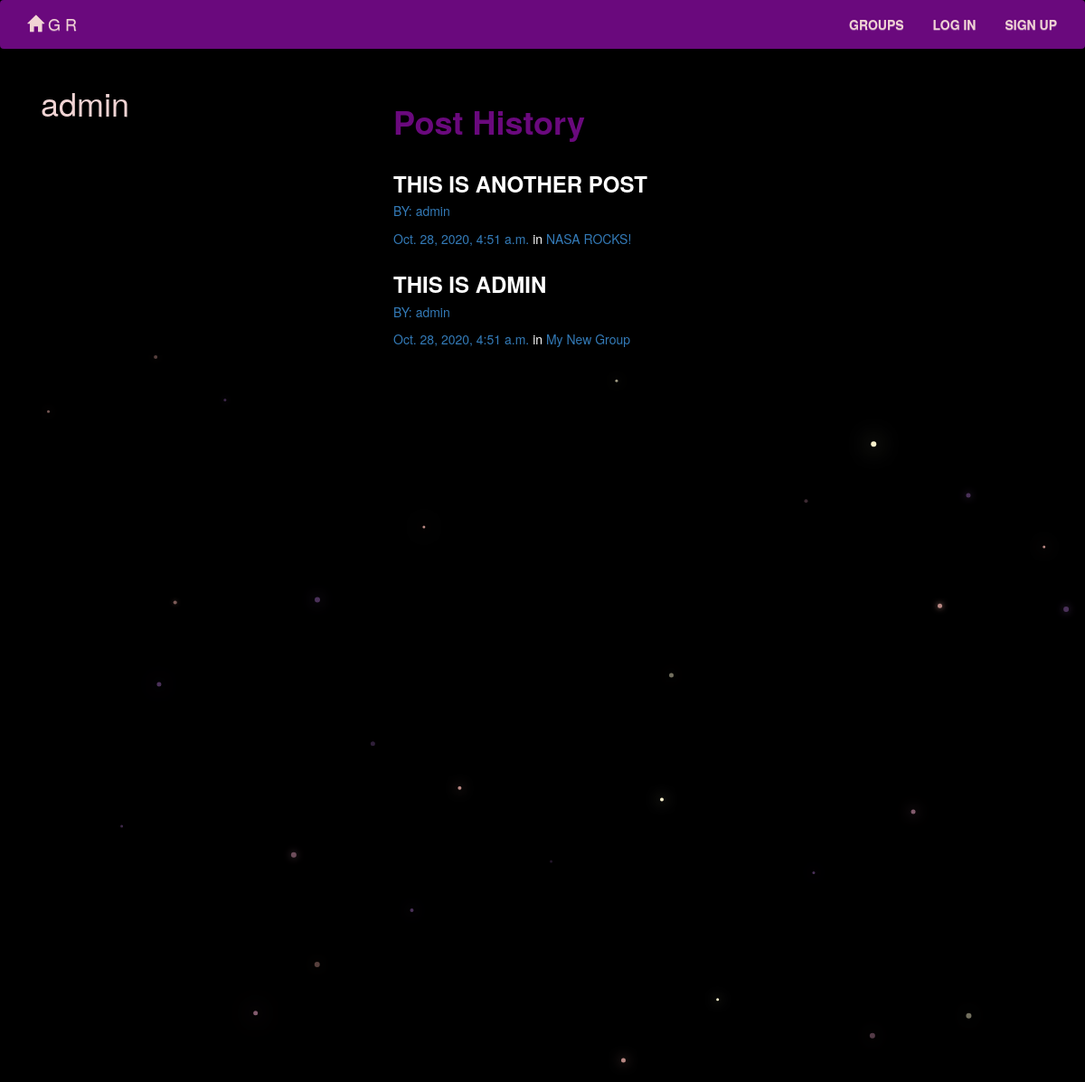
Before: /posts/by/admin/ with the older database file.
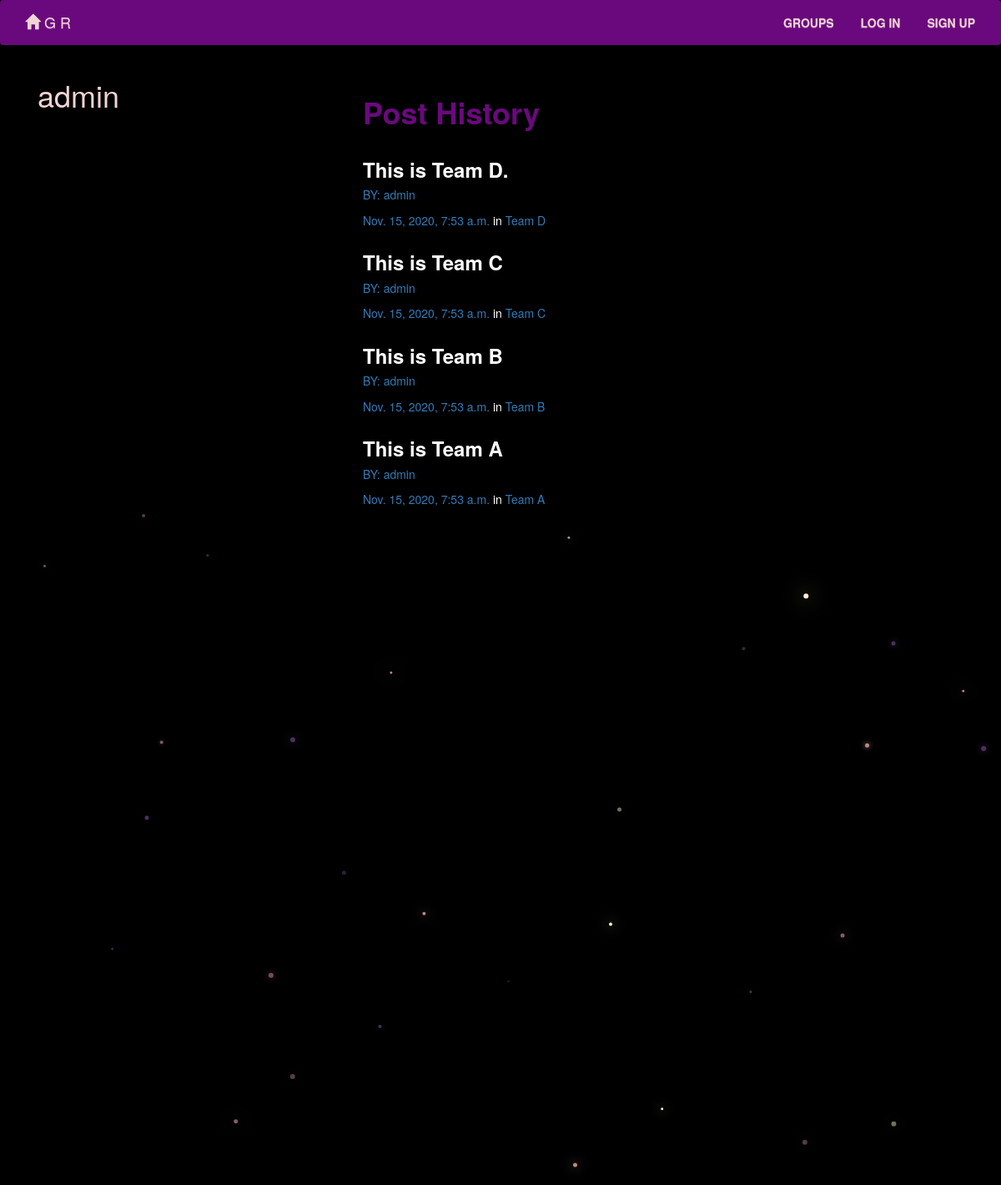
After: the same page with the newer database file.
### posts/models.py (models this page shows, shortened)
class Post(models.Model):
    user = models.ForeignKey(User, related_name="posts",on_delete=models.CASCADE,)
    created_at = models.DateTimeField(auto_now=True)
    message = models.TextField()
    message_html = models.TextField(editable=False)
    group = models.ForeignKey(Group, related_name="posts",null=True, blank=True,on_delete=models.CASCADE,)
    class Meta:
        ordering = ["-created_at"]
        unique_together = ["user", "message"]

### groups/models.py (models this page shows, shortened)
class Group(models.Model):
    name = models.CharField(max_length=255, unique=True)
    slug = models.SlugField(allow_unicode=True, unique=True)
    description = models.TextField(blank=True, default='')
    description_html = models.TextField(editable=False, default='', blank=True)
    members = models.ManyToManyField(User,through="GroupMember")
    class Meta:
        ordering = ["name"]

### posts/views.py (the view)
# urls.py: url(r"by/(?P<username>[-\w]+)/$",views.UserPosts.as_view(),name="for_user"),
class UserPosts(generic.ListView):
    model = models.Post
    template_name = "posts/user_post_list.html"
    def get_queryset(self):
        try:
            self.post_user = User.objects.prefetch_related("posts").get(
                username__iexact=self.kwargs.get("username")
            )
        except User.DoesNotExist:
            raise Http404
        else:
            return self.post_user.posts.all()
    def get_context_data(self, **kwargs):
        context = super().get_context_data(**kwargs)
        context["post_user"] = self.post_user
        return context

### posts/templates/posts/user_post_list.html
{% extends "posts/post_base.html" %}
{% block prepost %}
<div class="col-md-4">
	<h1 style="color:#f1d4d4">{{ post_user.username }}</h1>
</div>
{% endblock %}
{% block post_content %}
<div class="col-md-8">
	<br>
	<h1 style="color:#6A097D"> <strong>Post History</strong></h1>
	{% for post in post_list %}
		{% include "posts/_post.html" %}
	{% endfor %}
</div>
{% endblock %}

### posts/templates/posts/_post.html (shortened to what this page needs)
	<div  class="post media">
		<h3><strong>{{ post.message_html|safe }}</</strong></h3>
		<div class="media-body">
			<h5 class="media-heading">
				<span class="username"><a href="{% url 'posts:for_user' username=post.user.username %}">BY: {{ post.user.username }}</a></span>
			<br><br>	<time class="time"><a href="{% url 'posts:single' username=post.user.username pk=post.pk %}">{{ post.created_at }}</a></time>
				{% if post.group %}
				<span class="group-name"> in  <a href="#">{{ post.group.name }}</a></span>
				{% endif %}
			</h5>
		</div>
	</div>

Changed rows visible on the page:
removed Post: message_html "THIS IS ANOTHER POST", user.username "admin", created_at "Oct. 28, 2020, 4:51 a.m.", group.name "NASA ROCKS!"
removed Post: message_html "THIS IS ADMIN", user.username "admin", created_at "Oct. 28, 2020, 4:51 a.m.", group.name "My New Group"
added Post: message_html "This is Team D.", user.username "admin", created_at "Nov. 15, 2020, 7:53 a.m.", group.name "Team D"
added Post: message_html "This is Team C", user.username "admin", created_at "Nov. 15, 2020, 7:53 a.m.", group.name "Team C"
added Post: message_html "This is Team B", user.username "admin", created_at "Nov. 15, 2020, 7:53 a.m.", group.name "Team B"
added Post: message_html "This is Team A", user.username "admin", created_at "Nov. 15, 2020, 7:53 a.m.", group.name "Team A"
